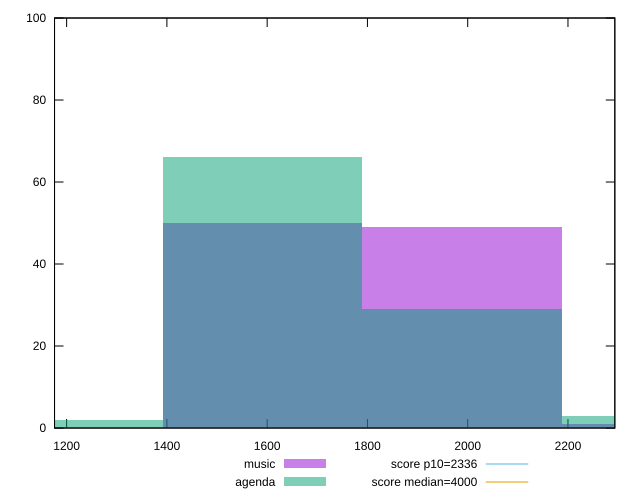

The script that saved this image:
reset

$music <<EOF
1988.4161462221978 49
1590.7329169777581 50
2386.099375466637 1
EOF

$agenda <<EOF
1988.4161462221978 29
1590.7329169777581 66
2386.099375466637 3
1193.0496877333185 2
EOF

set key outside below
set boxwidth 397.68322924443953
set xrange [1175.8739999999998:2293.4525000000003]
set yrange [0:100]
set trange [0:100]
set style fill transparent solid 0.5 noborder

set parametric
set terminal svg size 640, 500 enhanced background rgb 'white'
set output "reports/report_00027_2021-02-24T12-40-31.850Z/first-meaningful-paint/comparison/histogram/0_vs_1.svg"

plot $music title "music" with boxes, \
     $agenda title "agenda" with boxes, \
     2336,t title "score p10=2336", \
     4000,t title "score median=4000"

reset
